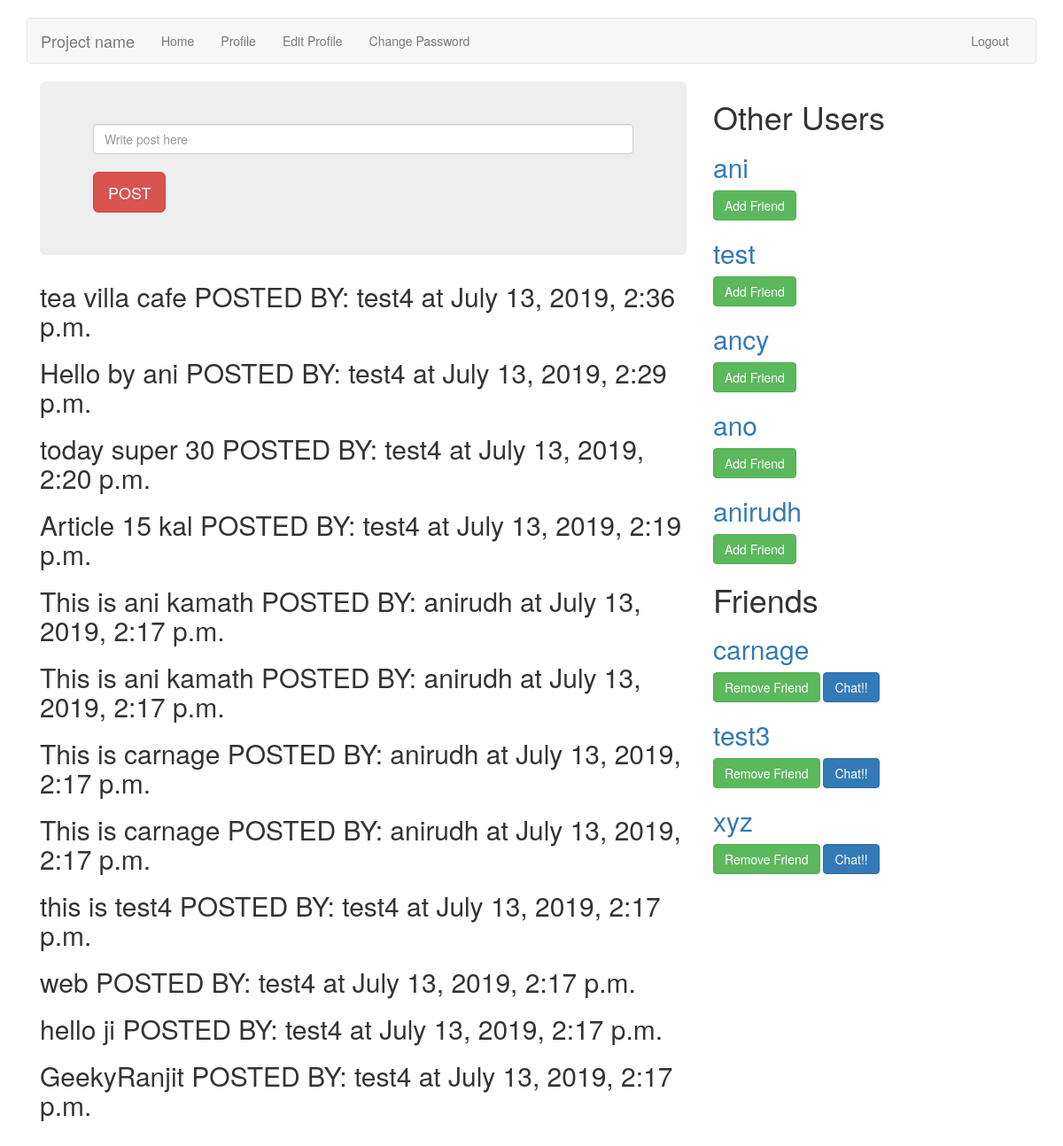
/home/ (signed in), run on the app's committed database.
### home/models.py (models this page shows)
class Post(models.Model):
    post=models.CharField(max_length=20)
    user=models.ForeignKey(User,on_delete=models.CASCADE)
    created=models.DateTimeField(auto_now_add=True)
    updated=models.DateTimeField(auto_now=True)

### home/views.py (the view, shortened to what this page needs)
class HomeView(TemplateView):
    template_name='home/home.html'
    def get(self,request):
        form=HomeForm()
        post=Post.objects.all().order_by('-created')
        users=User.objects.exclude(id=request.user.id)
        friend=Friend.objects.get(current_user=request.user)
        friends=friend.users.all()
        args={'post':post,'form':form,'users':users, \
              'friends':friends}
        return render(request,self.template_name,args)

### home/forms.py
class HomeForm(forms.ModelForm):
    post=forms.CharField(widget=forms.TextInput(
        attrs={
            'class':'form-control',
            'placeholder':'Write post here'
        }
    ))
    class Meta:
        model=Post
        fields=('post',)

### home/templates/home/home.html (shortened to what this page needs)
{% extends 'base.html' %}
{% block body %}
<div class="container">
      <div class = "col-md-8">
      <form method="post" class="jumbotron" >
        {{form.post}}
        <br>
        <button type="submit" class="btn btn-lg btn-danger">POST</button>
      </form>
        {% for posts in post %}
        <h2>{{ posts.post }} POSTED BY: {{ posts.user.username }} at {{posts.created}}</h2>
        {% endfor %}
        </div>
      <div class="col-md-4">
        <h1>Other Users</h1>
        {% for user in users %}
          {% if not user in friends %}
        <a href="{% url 'view_profile_with_pk' pk=user.pk %}">
        <h2>{{ user.username }}</h2>
        </a>
        <a href="{% url 'change_friends' operation='add' pk=user.pk %}">
              <button class="btn btn-success">Add Friend</button>
          </a>
          {% endif %}
        {% endfor %}
        <h1>Friends</h1>
        {% for friend in friends %}
        <a href="{% url 'view_profile_with_pk' pk=user.pk %}">
        <h2>{{ friend.username }}</h2>
        </a>
          <a href="{% url 'change_friends' operation='remove' pk=friend.pk %}">
              <button class="btn btn-success">Remove Friend</button>
          </a>
           <a href="{% url 'view_chat' pk=friend.pk %}">
              <button class="btn btn-primary">Chat!!</button>
          </a>
        {% endfor %}
      </div>
</div>
{% endblock %}

### accounts/templates/base.html (shortened to what this page needs)
<!DOCTYPE html>
<html lang="en">
  <head>
    {% load static %}
    <link href="{% static 'accounts/css/bootstrap.min.css' %}" rel="stylesheet">
    <link href="{% static 'css/ie10-viewport-bug-workaround.css' %}" rel="stylesheet">
    <link href="{% static 'accounts/css/navbar.css' %}" rel="stylesheet">
  </head>
  <body>
    <div class="container">
      <nav class="navbar navbar-default">
        <div class="container-fluid">
          <div class="navbar-header">
            <a class="navbar-brand" href="#">Project name</a>
          </div>
          <div id="navbar" class="navbar-collapse collapse">
            {% if user.is_authenticated %}
            <ul class="nav navbar-nav">
              <li><a href="/home/">Home</a></li>
              <li><a href="{% url 'profile' %}">Profile</a></li>
              <li><a href="/account/editprofile">Edit Profile</a></li>
              <li><a href="/account/change_password">Change Password</a></li>
            </ul>
            <ul class="nav navbar-nav navbar-right">
            <li><a href = "{% url 'logout' %}">Logout</a></li>
            </ul>
            {% else %}
            <ul class="nav navbar-nav">
              <li><a href="/account/login">Login</a></li>
              <li><a href="{% url 'reset_password' %}">Reset Password</a></li>
              <li><a href="{% url 'register' %}">Register</a></li>
            </ul>
            {% endif %}
          </div>
        </div>
      </nav>
    </div>
    {% block body %}
    {% endblock %}
  </body>
</html>

### accounts/static/accounts/css/navbar.css (style rules this page uses)
body { padding-top: 20px; padding-bottom: 20px; }
.navbar { margin-bottom: 20px; }

### data on the page
Post: post "tea villa cafe", user.username "test4", created "July 13, 2019, 2:36 p.m."
Post: post "Hello by ani", user.username "test4", created "July 13, 2019, 2:29 p.m."
Post: post "today super 30", user.username "test4", created "July 13, 2019, 2:20 p.m."
Post: post "Article 15 kal", user.username "test4", created "July 13, 2019, 2:19 p.m."
Post: post "This is ani kamath", user.username "anirudh", created "July 13, 2019, 2:17 p.m."
Post: post "This is ani kamath", user.username "anirudh", created "July 13, 2019, 2:17 p.m."
Post: post "This is carnage", user.username "anirudh", created "July 13, 2019, 2:17 p.m."
Post: post "This is carnage", user.username "anirudh", created "July 13, 2019, 2:17 p.m."
Post: post "this is test4", user.username "test4", created "July 13, 2019, 2:17 p.m."
Post: post "web", user.username "test4", created "July 13, 2019, 2:17 p.m."
Post: post "hello ji", user.username "test4", created "July 13, 2019, 2:17 p.m."
Post: post "GeekyRanjit", user.username "test4", created "July 13, 2019, 2:17 p.m."

### other printed values
{{ user.username }} "ani"
{{ user.username }} "test"
{{ user.username }} "ancy"
{{ user.username }} "ano"
{{ user.username }} "anirudh"
{{ friend.username }} "carnage"
{{ friend.username }} "test3"
{{ friend.username }} "xyz"
